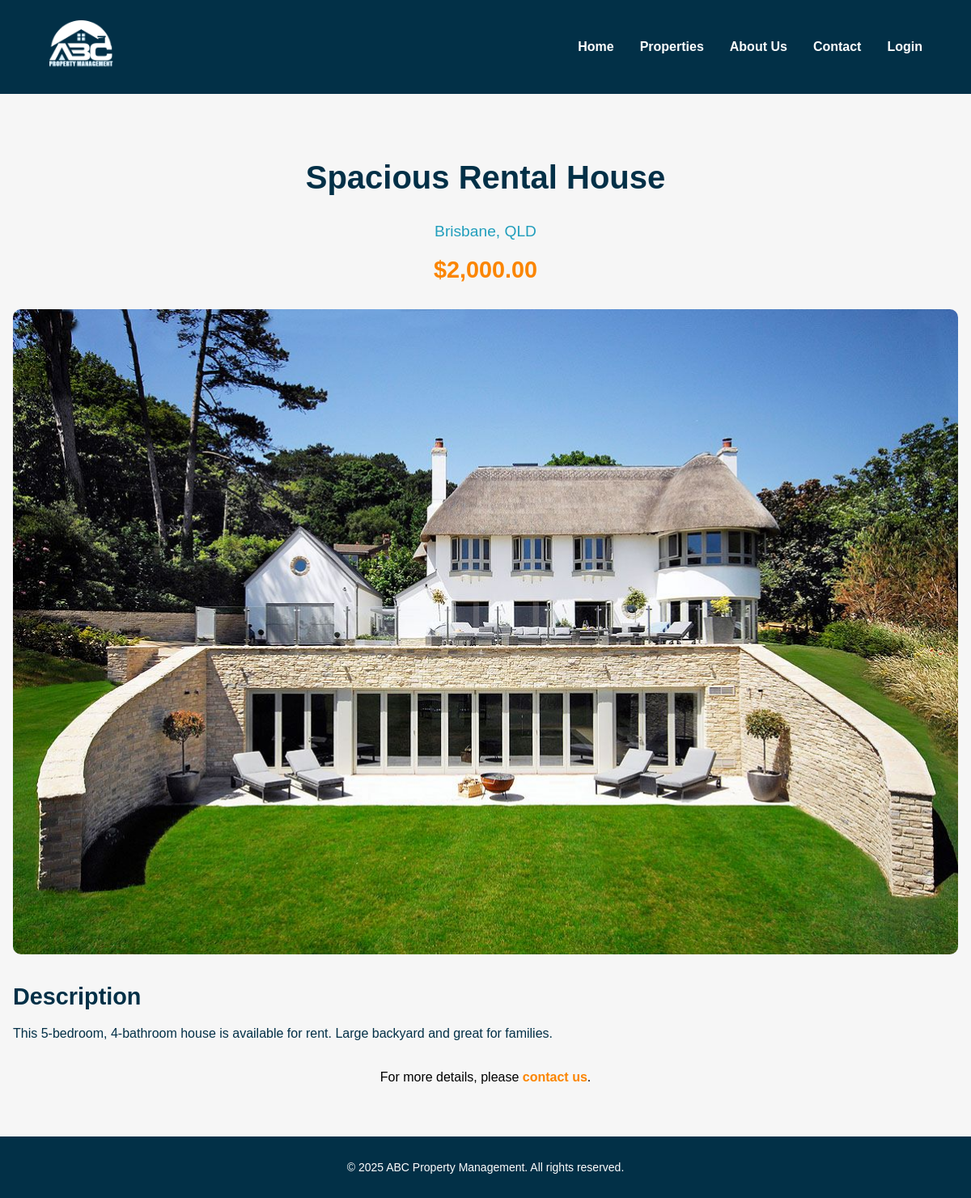
The app's page /pages/property.php?id=4 with its own data.
### tables this page shows
CREATE TABLE `properties` (
    `id` INT AUTO_INCREMENT PRIMARY KEY,
    `title` VARCHAR(255) NOT NULL,
    `description` TEXT NOT NULL,
    `price` DECIMAL(10, 2) NOT NULL,
    `location` VARCHAR(255) NOT NULL,
    `property_type` ENUM('For Sale', 'For Rent') NOT NULL,
    `bedrooms` INT NOT NULL,
    `bathrooms` INT NOT NULL,
    `garage` INT NOT NULL,
    `image` VARCHAR(255) NOT NULL,
    `available` BOOLEAN DEFAULT TRUE,   
    `created_at` TIMESTAMP DEFAULT CURRENT_TIMESTAMP,
    `updated_at` TIMESTAMP DEFAULT CURRENT_TIMESTAMP ON UPDATE CURRENT_TIMESTAMP
);

### functions/fetch_properties.php (called while the page is built, shortened)
<?php
require_once('db_connect.php');
function fetch_property($property_id) {
    global $conn;
    $sql = "SELECT * FROM properties WHERE id = $property_id AND available = 1";
    $result = $conn->query($sql);
    if ($result->num_rows > 0) {
        return $result->fetch_assoc();
    } else {
        return null;
    }
}
?>

### pages/property.php (the view, shortened to what this page needs)
<?php
include('./templates/header.php');
include('../functions/fetch_properties.php');
if (isset($_GET['id']) && is_numeric($_GET['id'])) {
    $property_id = $_GET['id'];
    $property = fetch_property($property_id);
} else {
    echo "<p>Invalid property ID.</p>";
    exit;
}
?>
<section class="property-details">
    <div class="container">
        <div class="property-header">
            <h1><?php echo $property['title']; ?></h1>
            <p class="location"><?php echo $property['location']; ?></p>
            <p class="price">$<?php echo number_format($property['price'], 2); ?></p>
        </div>
        <div class="property-image">
            <img src="../assets/img/uploads/<?php echo $property['image']; ?>" alt="Image of <?php echo $property['title']; ?>">
        </div>
        <div class="property-description">
            <h2>Description</h2>
            <p><?php echo nl2br($property['description']); ?></p>
        </div>
        <div class="property-contact">
            <p>For more details, please <a href="./pages/contact.php">contact us</a>.</p>
        </div>
    </div>
</section>
<?php include('./templates/footer.php'); ?>

### assets/css/style.css (style rules this page uses)
:root { --primary-color: #023047; --secondary-color: #219ebc; --accent-color: #fb8500; --highlight-color: #ffb703; --background-color: #f6f6f6; --success-color: #4caf50; --error-color: #f44336; }
body { font-family: Arial, sans-serif; margin: 0; padding: 0; background-color: var(--background-color); }
a { text-decoration: none; color: inherit; }
.property-details { padding: 3rem 1rem; background-color: var(--background-color); }
.property-details .container { max-width: 1200px; margin: 0 auto; }
.property-details .property-header { text-align: center; margin-bottom: 2rem; }
.property-details .property-header h1 { font-size: 2.5rem; color: var(--primary-color); }
.property-details .property-header .location { font-size: 1.2rem; color: var(--secondary-color); margin-top: 0.5rem; }
.property-details .property-header .price { font-size: 1.8rem; color: var(--accent-color); font-weight: bold; margin-top: 1rem; }
.property-details .property-image { text-align: center; margin-bottom: 2rem; }
.property-details .property-image img { max-width: 100%; height: auto; object-fit: cover; border-radius: 10px; }
.property-details .property-description { margin-bottom: 2rem; }
.property-details .property-description h2 { font-size: 1.8rem; color: var(--primary-color); margin-bottom: 1rem; }
.property-details .property-description p { font-size: 1rem; color: var(--primary-color); line-height: 1.6; }
.property-details .property-contact { text-align: center; }
.property-details .property-contact a { font-weight: bold; color: var(--accent-color); text-decoration: none; }

### records on screen
properties: title "Spacious Rental House", location "Brisbane, QLD", price "2,000.00", image (picture), description "This 5-bedroom, 4-bathroom house is available for rent. Large backyard and great for families."
